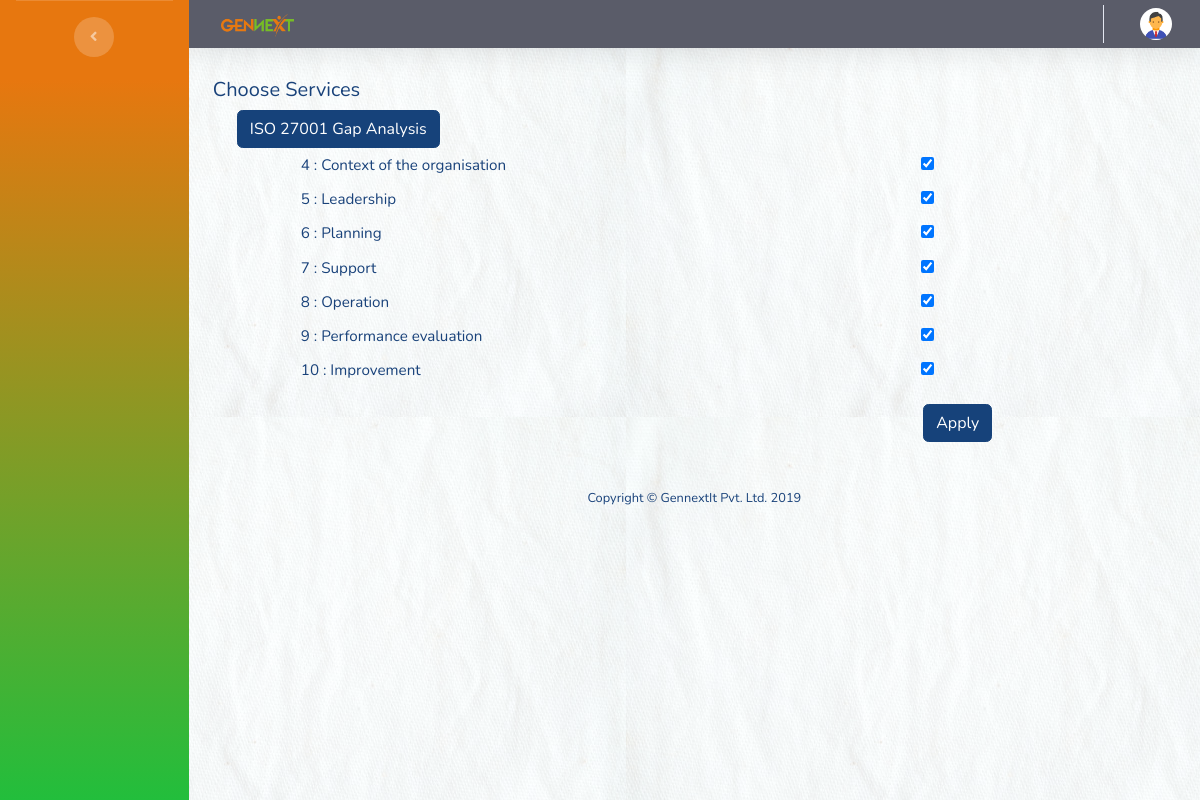
The app's page /index.php/home/choose_services with its own data.
### tables this page shows
CREATE TABLE `mainsection` (
  `id` int(11) NOT NULL,
  `title` varchar(200) NOT NULL,
  `clause_section` varchar(20) NOT NULL,
  `tag_type` text NOT NULL
);

### application/controllers/Home.php (called while the page is built, shortened)
<?php
class Home extends CI_Controller
{
	public function choose_services()
	{
		$data['iso27001'] = $this->MainModel->selectAllFromWhere('mainsection', array('tag_type' => ISO_27001_requirement));
		$this->load->view('common_view/header');
		$this->load->view('common_view/nav');
		$this->load->view('iso27001_services', $data);
		$this->load->view('common_view/footer');
	}
}

### index.php (called while the page is built, shortened)
<?php
require_once BASEPATH.'core/CodeIgniter.php';

### application/models/MainModel.php (called while the page is built, shortened)
<?php
class MainModel extends ci_model
{
    public function selectAllFromWhere($tableName = null, $condition = null, $order_col = null)
    {
        $query = $this->db->get_where($tableName, $condition)->result_array();
        $this->db->order_by($order_col, "asc");
        if ($query != null) {
            return $this->db->affected_rows() ? $query : FALSE;
        } else {
            return FALSE;
        }
    }
}

### application/views/iso27001_services.php (the view, shortened to what this page needs)
<div class="container mt-30">
  <div>
    <h5>Choose Services</h5>
  </div>
  <div class="container">
    <a href="#demo1" class="btn btn-primary" data-toggle="collapse">ISO 27001 Gap Analysis</a>
    <div id="demo1" class="collapse show">
      <form action="<?php echo base_url('Home/set_services')?>" method="POST">
        <ol class="text-justify">
          <?php
          for ($i = 0; $i < count($iso27001); $i++) {
            ?>
            <div class="row container py-2">
              <div class="col-sm-9">
              <span><?php echo $iso27001[$i]['clause_section'];?> :</span> <?php echo $iso27001[$i]['title'] ?></li>
              </div>
              <div class="col-sm-2"><input type="checkbox"  value="<?php echo $iso27001[$i]['clause_section']?>" name="<?php echo $i?>" checked="checked"> </div>
            </div>
          <?php   } ?>
        </ol>
        <button class="btn btn-primary offset-9" type="submit">Apply</button>
      </form>
    </div>
  </div> <br>

### assets/css/style.css (style rules this page uses)
.mt-30 { margin-top: 30px; }

### records on screen
mainsection: clause_section "4", title "Context of the organisation"
mainsection: clause_section "5", title "Leadership"
mainsection: clause_section "6", title "Planning"
mainsection: clause_section "7", title "Support"
mainsection: clause_section "8", title "Operation"
mainsection: clause_section "9", title "Performance evaluation"
mainsection: clause_section "10", title "Improvement"
